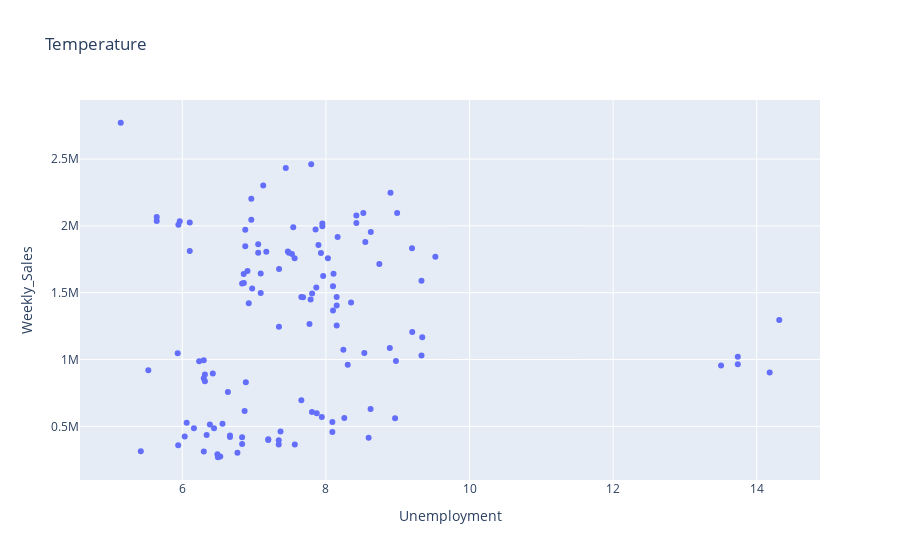

This figure's notebook cell:
### Code cell
px.scatter(df, x="Unemployment",y="Weekly_Sales", title="Temperature")

### Figure 1 — Plotly figure (JSON) as saved in the notebook; plotly's stock layout.template omitted (floating-point values rounded to 4 significant figures; data arrays with more than 128 entries replaced by an {"elided": "..."} marker saying what was removed)
{"data": [{"hovertemplate": "Unemployment=%{x}<br>Weekly_Sales=%{y}<extra></extra>", "legendgroup": "", "marker": {"color": "#636efa", "symbol": "circle"}, "mode": "markers", "name": "", "orientation": "v", "showlegend": false, "type": "scatter", "x": {"elided": "134 float values"}, "xaxis": "x", "y": {"elided": "134 float values"}, "yaxis": "y"}], "layout": {"legend": {"tracegroupgap": 0}, "title": {"text": "Temperature"}, "xaxis": {"anchor": "y", "domain": [0, 1], "title": {"text": "Unemployment"}}, "yaxis": {"anchor": "x", "domain": [0, 1], "title": {"text": "Weekly_Sales"}}}}
